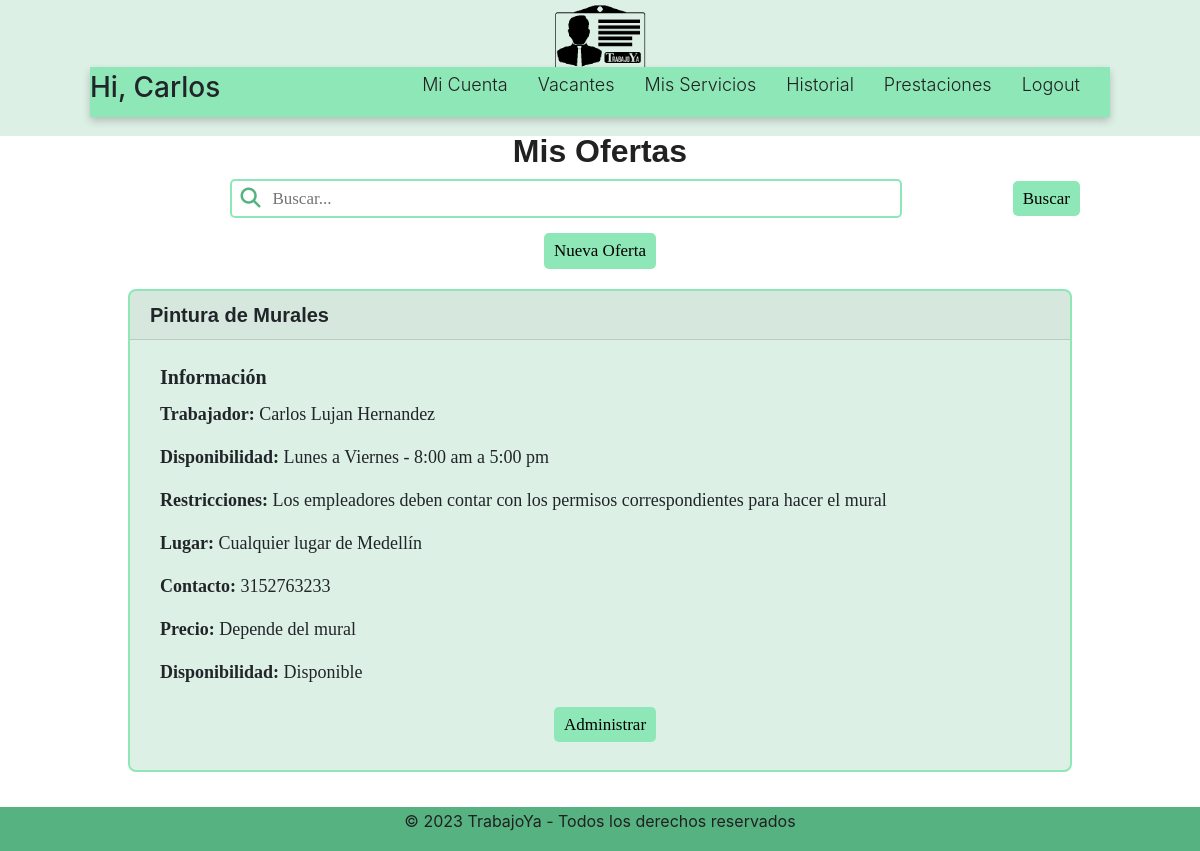
/trabajador/misOfertas/ (signed in), run on the app's committed database.
### cuenta/models.py (models this page shows, shortened)
class Usuario(AbstractUser):
    email = models.EmailField(unique=True)
    es_empleador = models.BooleanField(default=False)
    es_trabajador = models.BooleanField(default=False)

class Trabajador(models.Model):
    usuario = models.OneToOneField(Usuario, on_delete=models.CASCADE, primary_key=True, related_name='trabajador')
    foto= models.ImageField(upload_to='images/')
    identificacion = models.CharField(max_length=10, validators=[validar_numero])
    nombre = models.CharField(max_length=50)
    apellidos = models.CharField(max_length=50)
    fecha_nacimiento = models.DateField(validators=[validar_edad])
    celular = models.CharField(max_length=50, validators=[validar_numero])
    habilidades= models.CharField(max_length=50)
    experiencia= models.CharField(max_length=50)

### trabajador/models.py (models this page shows)
class ofertaServicio(models.Model):
    servicio = models.CharField(blank= False, max_length=200)
    disponibilidad = models.CharField(blank= False, max_length=200)
    restricciones = models.TextField(blank= False, max_length=500)
    lugar = models.TextField(blank= False, max_length=80)
    precio = models.CharField(blank= False, max_length=30)
    trabajador = models.ForeignKey(Trabajador_, on_delete=models.CASCADE,null=True, blank=True)
    sigue = models.BooleanField(default=False)
    calificacion_promedio= models.DecimalField(max_digits=3, decimal_places=2, default=0.0)

### trabajador/views.py (the view, shortened to what this page needs)
# urls.py: path('misOfertas/', views.verOfertas, name='verOfertas'),
def verOfertas(request):
    terminoBusqueda = request.GET.get('terminoBusqueda')
    filtro = request.GET.get('filtroBusqueda')
    ofertas = ofertaServicio.objects.filter(trabajador=request.user.trabajador)
    return render(request, 'ofertasTrabajador.html', {'ofertas': ofertas})

### trabajador/templates/ofertasTrabajador.html (shortened to what this page needs)
<!DOCTYPE html>
{% extends 'baseTrabajador.html' %}
{% load static %}
    {% block additional_styles %}
    <link rel="stylesheet" href="https://cdn.jsdelivr.net/npm/bootstrap@4.0.0/dist/css/bootstrap.min.css">
    <link rel="stylesheet" href="{% static 'css\trabajador\ofertasTrabajador.css' %}">
    {% endblock additional_styles %}
        {% block content %}
        <div class= "titulo">
            <h2>Mis Ofertas</h2>
        </div>
        <form action="" class="barraBusqueda">
            <div class="grupoBusqueda">
                <i class="fa-solid fa-magnifying-glass"></i>
                <input type="text" class="controlFormulario" name="terminoBusqueda" placeholder="Buscar...">
            </div>
            <button type="submit" class="btn btn-primary">Buscar</button>
        </form>
        <div class="nuevaOferta">
            <a href="{% url 'crearOferta' %}" class="btn btn-primary">Nueva Oferta</a>
        </div>
        <div class="listaOfertas">
            {% for oferta in ofertas %}
            <div class="cartaOfertas">
                <h5 class="card-header"><strong>{{ oferta.servicio }}</strong></h5>
                <div class="card-body">
                  <h5 class="card-title"><strong>Información</strong></h5>
                    <p><strong>Trabajador: </strong> {{ oferta.trabajador.nombre }} {{ oferta.trabajador.apellidos }}</p>
                    <p><strong>Disponibilidad: </strong> {{ oferta.disponibilidad }} </p>
                    <p><strong>Restricciones: </strong> {{ oferta.restricciones }} </p>
                    <p><strong>Lugar: </strong> {{ oferta.lugar }} </p>
                    <p><strong>Contacto: </strong> {{ oferta.trabajador.celular }} </p>
                    <p><strong>Precio: </strong> {{ oferta.precio }} </p>
                    <p><strong>Disponibilidad: </strong>
                    {% if oferta.sigue %}
                        Disponible
                    {% else %}
                        No disponible
                    {% endif %}
                    </p>
                    <div class="card-button">
                        <a href="{% url 'administrarOferta' ofertaID=oferta.id%}" class="btn btn-primary">Administrar</a>
                    </div>
                </div>
              </div>
            {% endfor %}
        </div>
        {% endblock content %}

### trabajador/templates/baseTrabajador.html (shortened to what this page needs)
<!DOCTYPE html>
{% load static %}
<html lang="en">
    <head>
        <link rel="stylesheet" href="{% static 'css/trabajador/baseTrabajador.css' %}">
        {% block additional_styles %}
        {% endblock additional_styles %}
    </head>
    <body>
        <header>
            <div class="container-top-bar">
                <div class="top-bar">
                    <img src="{% static 'img/logo.png' %}">
                </div>
        </div>
        <nav class="nav-bar">
            <div class="greeting">
                {% if user.is_authenticated %}
                <h3>Hi, {{ user.username }}</h3>
                {% endif %}
            </div>
            <div class="tabs">
                <ul>
                    <li><a href="{% url 'configuracion_trabajador' %}">Mi Cuenta</a></li>
                    <li><a href="{% url 'verVacantesTrabajador' %}">Vacantes</a></li>
                    <li><a href="{% url 'verOfertas' %}">Mis Servicios</a></li>
                    <li><a href="">Historial</a></li>
                    <li><a href="{% url 'verPrestaciones' %}">Prestaciones</a></li>
                    <li><a href="{% url 'logout' %}">Logout</a></li>
                </ul>
            </div>
        </nav>
        </header>
        <main>
            {% block content %}
            {% endblock content%}
        </main>
    </body>
    <footer>
        <div>
            <p>&copy; 2023 TrabajoYa - Todos los derechos reservados</p>
        </div>
    </footer>
</html>

### static/css/trabajador/baseTrabajador.css (style rules this page uses)
html { font-family: "Poppins", sans-serif; line-height: 1.15; -webkit-text-size-adjust: 100%; -webkit-tap-highlight-color: rgba(0, 0, 0, 0); }
body { margin: 0; font-size: 1rem; line-height: 1.5; text-align: left; }
.container-top-bar { position: absolute; top: 0; width: 100%; height: 16%; background-color: rgba(86, 179, 129, 0.2); z-index: 0; }
.top-bar { display:flex; margin-top:5px; text-align: center; font-weight: 800; justify-content: center; }
.top-bar img { height: 65px; margin-left: 20px; margin-right: 20px; }
h3 { font-size: 1.5rem; color: #212121; }
.nav-bar { margin-top: 5.6%; height: 50px; width: 85%; position: relative; left: 50%; transform: translateX(-50%); background-color: #8ee7b7; display:flex; flex-wrap: wrap; align-items: center; justify-content: space-between; box-shadow: 0 4px 8px rgba(0, 0, 0, 0.2); }
.tabs { display: flex; flex-wrap: wrap; align-items: center; justify-content: flex-end; margin-left: auto; margin-right: 30px; }
.tabs ul { display: flex; list-style-type: none; padding: 0; }
.tabs li { margin-left: 30px; font-size: 16px; }
.nav-bar a { font-weight: 300; font-size: 18px; color: #212121; text-decoration: none; transition: color 0.3s }
footer { background-color: #56b381; color: #212121; padding: 2px 0; text-align:center; width: 100%; bottom: 0; }

### static/css/trabajador/ofertasTrabajador.css (style rules this page uses)
main { margin-top: 15px; margin-bottom: 15px; font-family: "Candara", sans-serif; }
h2 { font-size: xx-large; color: #212121; text-align: center; font-weight: bold; }
.titulo { text-align: center; align-content: center; }
.grupoBusqueda { align-items: center; margin: auto; width: 70%; position: relative; }
.fa-magnifying-glass { position: absolute; left: 10px; top: 50%; font-size: 20px; color: #56b381; transform: translateX(-10px); transform: translateY(-10px); }
.barraBusqueda { font-family: 'Candara', sans-serif; display: flex; align-items: center; width: 80%; margin: auto; }
.controlFormulario { padding: 5px 10px; font-size: 17px; border-radius: 5px; width: 100%; font-family:'Candara'; border: 2px solid #8ee7b7; padding-left: 40px; }
.nuevaOferta { margin-top: 15px; display: flex; align-items: center; justify-content: center; }
.btn { padding: 5px 10px; font-size: 17px; text-decoration: none; background-color: #8ee7b7; color: #000000; border: none; border-radius: 5px; cursor: pointer; font-family:"Candara"; }
.listaOfertas { padding: 0 10px; display: flex; flex-wrap: wrap; justify-content: center; }
.cartaOfertas { border-radius: 8px; overflow: hidden; width: 80%; margin: 20px; float: left; padding: auto; transition: transform 0.3s ease; background-color: rgba(86, 179, 129, 0.2); border: 2px solid #8ee7b7; }
.card-body { margin: 0 0 3px; margin-left: 10px; margin-top: 5px; text-align: left; font-size: large; font-family: 'Candara'; }
.card-button { padding: 5px; display: flex; flex-direction: column; align-items: center; gap: 10px; }

### data on the page
Usuario: username "Carlos"
ofertaServicio: servicio "Pintura de Murales", trabajador.nombre "Carlos", trabajador.apellidos "Lujan Hernandez", disponibilidad "Lunes a Viernes - 8:00 am a 5:00 pm", restricciones "Los empleadores deben contar con los permisos correspondientes para hacer el mural", lugar "Cualquier lugar de Medellín", trabajador.celular "3152763233", precio "Depende del mural", sigue "Disponible"
